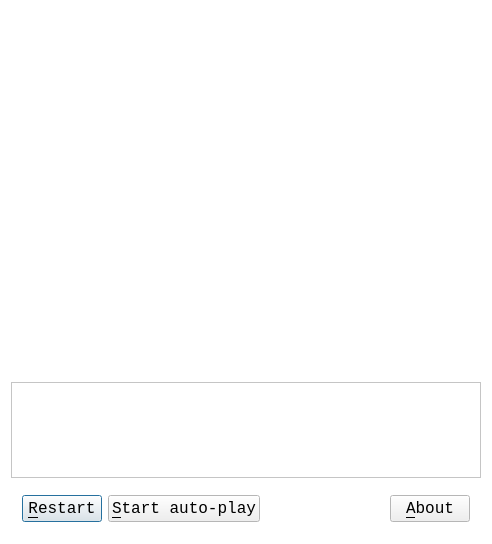
<?xml version="1.0" encoding="UTF-8"?>
<ui version="4.0">
 <class>DialogMain</class>
 <widget class="QDialog" name="DialogMain">
  <property name="geometry">
   <rect>
    <x>0</x>
    <y>0</y>
    <width>492</width>
    <height>544</height>
   </rect>
  </property>
  <property name="palette">
   <palette>
    <active>
     <colorrole role="Base">
      <brush brushstyle="SolidPattern">
       <color alpha="255">
        <red>255</red>
        <green>255</green>
        <blue>255</blue>
       </color>
      </brush>
     </colorrole>
     <colorrole role="Window">
      <brush brushstyle="SolidPattern">
       <color alpha="255">
        <red>255</red>
        <green>255</green>
        <blue>255</blue>
       </color>
      </brush>
     </colorrole>
    </active>
    <inactive>
     <colorrole role="Base">
      <brush brushstyle="SolidPattern">
       <color alpha="255">
        <red>255</red>
        <green>255</green>
        <blue>255</blue>
       </color>
      </brush>
     </colorrole>
     <colorrole role="Window">
      <brush brushstyle="SolidPattern">
       <color alpha="255">
        <red>255</red>
        <green>255</green>
        <blue>255</blue>
       </color>
      </brush>
     </colorrole>
    </inactive>
    <disabled>
     <colorrole role="Base">
      <brush brushstyle="SolidPattern">
       <color alpha="255">
        <red>255</red>
        <green>255</green>
        <blue>255</blue>
       </color>
      </brush>
     </colorrole>
     <colorrole role="Window">
      <brush brushstyle="SolidPattern">
       <color alpha="255">
        <red>255</red>
        <green>255</green>
        <blue>255</blue>
       </color>
      </brush>
     </colorrole>
    </disabled>
   </palette>
  </property>
  <property name="font">
   <font>
    <family>Courier New</family>
    <pointsize>12</pointsize>
   </font>
  </property>
  <property name="windowTitle">
   <string>TestTicTacToe (C) 2010 Richel Bilderbeek</string>
  </property>
  <property name="windowIcon">
   <iconset resource="resources.qrc">
    <normaloff>:/images/R.png</normaloff>:/images/R.png</iconset>
  </property>
  <layout class="QVBoxLayout" name="verticalLayout">
   <item>
    <widget class="QWidget" name="widget_top" native="true">
     <layout class="QGridLayout" name="gridLayout">
      <item row="0" column="0">
       <layout class="QHBoxLayout" name="layout_top">
        <property name="spacing">
         <number>0</number>
        </property>
       </layout>
      </item>
     </layout>
    </widget>
   </item>
   <item>
    <widget class="QPlainTextEdit" name="text">
     <property name="sizePolicy">
      <sizepolicy hsizetype="Expanding" vsizetype="Maximum">
       <horstretch>0</horstretch>
       <verstretch>0</verstretch>
      </sizepolicy>
     </property>
     <property name="maximumSize">
      <size>
       <width>16777215</width>
       <height>96</height>
      </size>
     </property>
     <property name="readOnly">
      <bool>true</bool>
     </property>
     <property name="plainText">
      <string/>
     </property>
    </widget>
   </item>
   <item>
    <widget class="QWidget" name="widget" native="true">
     <property name="sizePolicy">
      <sizepolicy hsizetype="Preferred" vsizetype="Maximum">
       <horstretch>0</horstretch>
       <verstretch>0</verstretch>
      </sizepolicy>
     </property>
     <layout class="QHBoxLayout" name="horizontalLayout">
      <item>
       <widget class="QPushButton" name="button_restart">
        <property name="text">
         <string>&amp;Restart</string>
        </property>
       </widget>
      </item>
      <item>
       <widget class="QPushButton" name="button_auto_play">
        <property name="text">
         <string>&amp;Start auto-play</string>
        </property>
       </widget>
      </item>
      <item>
       <spacer name="horizontalSpacer">
        <property name="orientation">
         <enum>Qt::Horizontal</enum>
        </property>
        <property name="sizeHint" stdset="0">
         <size>
          <width>270</width>
          <height>20</height>
         </size>
        </property>
       </spacer>
      </item>
      <item>
       <widget class="QPushButton" name="button_about">
        <property name="text">
         <string>&amp;About</string>
        </property>
       </widget>
      </item>
     </layout>
    </widget>
   </item>
  </layout>
 </widget>
 <layoutdefault spacing="6" margin="11"/>
 <resources>
  <include location="resources.qrc"/>
 </resources>
 <connections/>
</ui>
